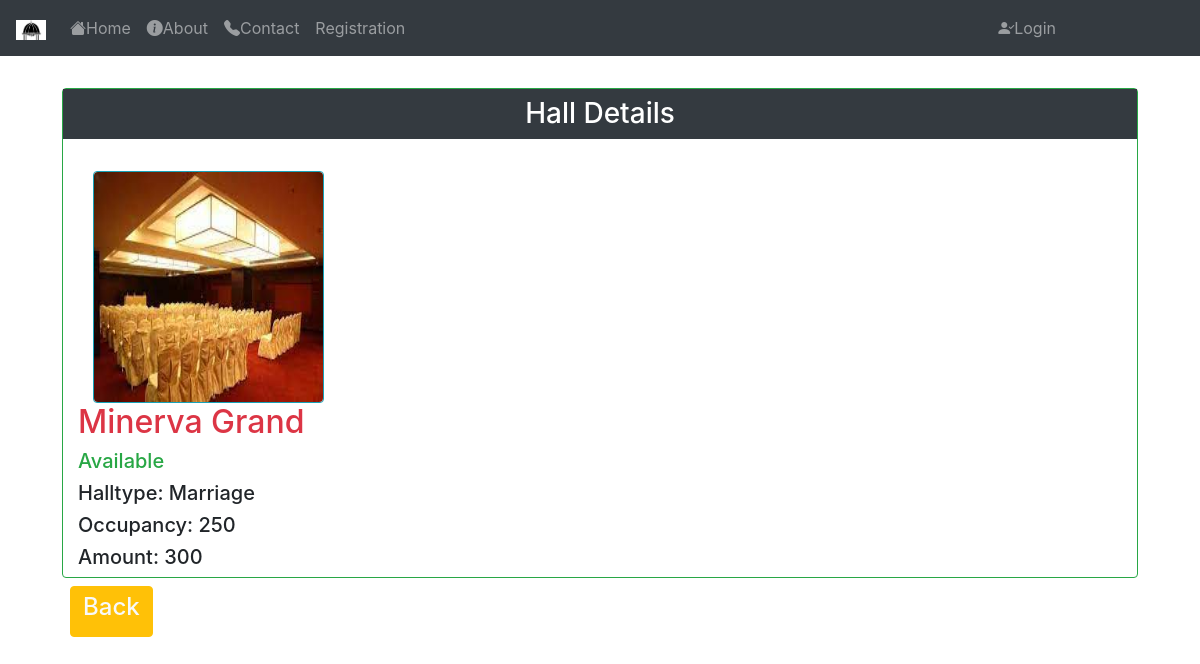
Page /det/1/ on the committed database.
### HallBooking/models.py (models this page shows)
class AdHl(models.Model):
	name = models.CharField(max_length=100)
	address = models.CharField(max_length=70)
	contact = models.IntegerField(default="0000000000")
	landmark = models.CharField(max_length=50)
	h = [('Marriage','Marriage'),('Seminar','Seminar'),('Event','Event')]
	halltype = models.CharField(choices=h,max_length=10,default="Event")
	a = [('AC','Ac'),('Non-AC','Non-AC')]
	aircond = models.CharField(choices=a,max_length=10,default="Non-AC")
	ACHall_Amount = models.CharField(max_length=30,default="25000 per hour")
	NonACHall_Amount = models.CharField(max_length=30,default="20000 per hour")
	occupancy = models.IntegerField(null=True)
	rooms = models.IntegerField(default=0)
	ACRoom_Cost = models.CharField(max_length=30,default="5000 per hour")
	NonACRoom_Cost = models.CharField(max_length=30,default="3000 per hour")
	area = models.CharField(max_length=20)
	amount = models.IntegerField(default=300)
	status = models.CharField(max_length=50,default="Available")
	fil = models.ImageField(upload_to="Hall_Images/")
	add = models.ForeignKey(User,on_delete=models.CASCADE)

### HallBooking/views.py (the view)
# urls.py: path('det/<int:p>/',views.details,name="detail"),
def details(request,p):
	q = AdHl.objects.get(id=p)
	print(q.id,q.name,q.status,q.halltype,q.occupancy,q.fil,q.amount)
	return render(request,'html/details.html',{'s':q})

### HallBooking/templates/html/details.html (shortened to what this page needs)
{% extends 'html/base.html' %}
{% load static %}
{% block content %}
<body id="bg" style="background-image: url('{% static 'img/about5.jpg' %}');">
</body>
<div class="container-fluid">
	<div class="row mt-3 mx-3">
		<div class="col-md mt-3 mx-3">
			<div class="card border-success">
				<h3 class="bg-dark text-white text-center p-2">Hall Details</h3>
				<div class="container mt-4">
					<div class="col-md-3 h-100">
			<div class="card border-info">
				<img src="{{s.fil.url}}" class="card-img-top rounded" height="230px" width="100%"/>
			</div>
		</div>
		<h2 class="text-danger">{{s.name}}</h2>
		<h5 class="text-success">{{s.status}}</h5>
		<h5>Halltype: {{s.halltype}}</h5>
		<h5>Occupancy: {{s.occupancy}}</h5>
		<h5>Amount: {{s.amount}}</h5>
	</div>
</div>
				<a href="{% url 'avh' %}" class="btn btn-warning m-2 text-light"><h4>Back</h4></a>
			</div>
		</div>
	</div>
{% endblock %}

### HallBooking/static/css/comment.css (style rules this page uses)
#bg { background-repeat: no-repeat; background-size: 1800px 900px; background-position: top; background-attachment: fixed; }

### rows in the picture
AdHl: fil (picture), name "Minerva Grand", status "Available", halltype "Marriage", occupancy "250", amount "300"
